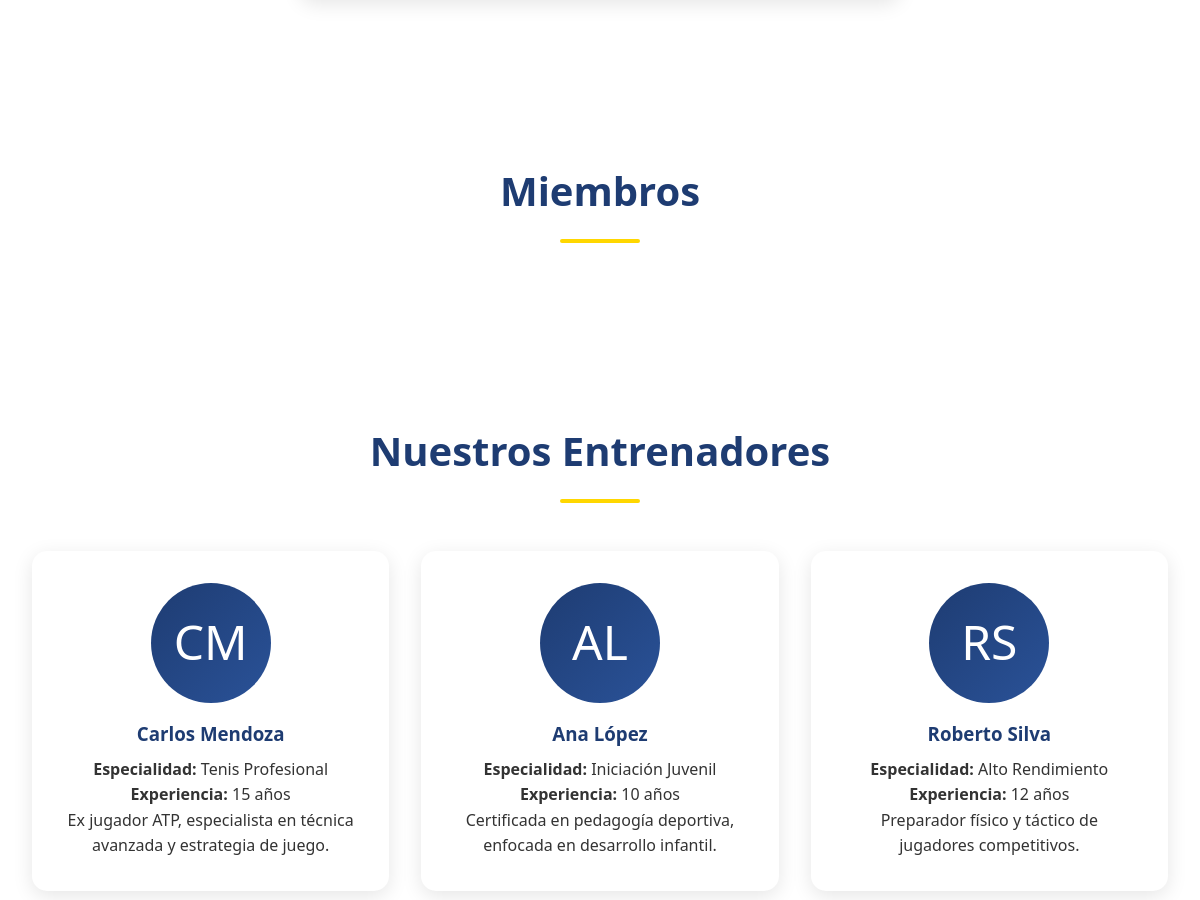
Page /members/ (middle part) on the earlier database version.
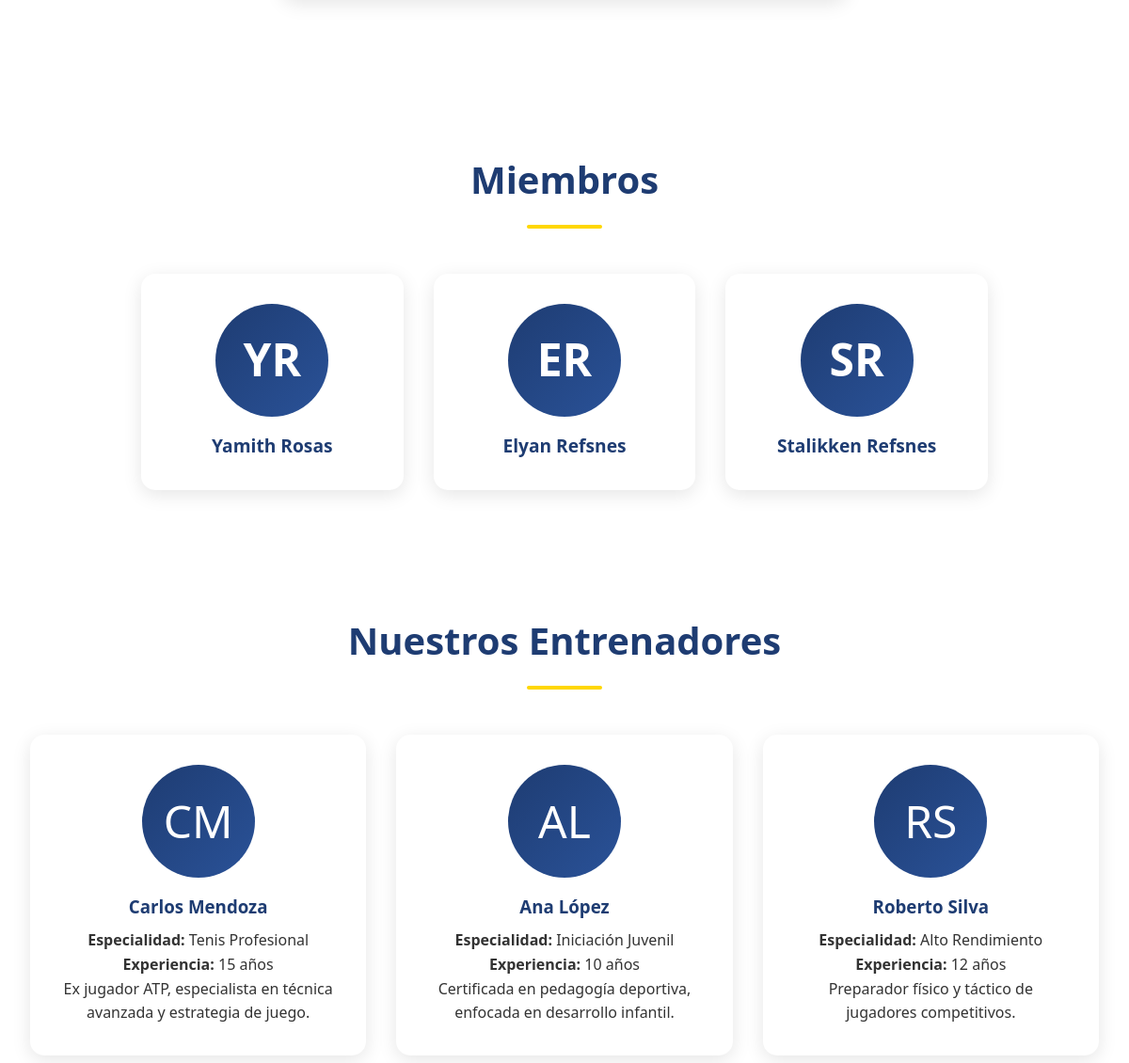
Same page on the later database version.
### members/models.py (models this page shows, shortened)
class Member(models.Model):
  firstname = models.CharField(max_length=255)
  lastname = models.CharField(max_length=255)
  phone = models.IntegerField(null = True)
  joined_date = models.DateField(null = True)
  pokemon_fav = models.CharField(max_length=25, null = True)
  gender = models.CharField(max_length=10, null = True)
  doc = models.CharField(max_length=15, null = True)

### members/views.py (the view)
# urls.py: path('members/', views.members, name='members'),
def members(request):
  mymembers = Member.objects.all().values()
  template = loader.get_template('all_members.html')
  context = {
    'mymembers': mymembers,
  }
  return HttpResponse(template.render(context, request))

### members/templates/all_members.html (shortened to what this page needs)
{% extends "master.html" %}
{% block content %}
<ul class="member-list">
    {% for x in mymembers %}
        <li class="member-item">
            <div class="member-icon">
                {{ x.firstname|first|upper }}{{ x.lastname|first|upper }}
            </div>
            <a class="member-link" href="details/{{ x.id }}">
                {{ x.firstname }} {{ x.lastname }}
            </a>
        </li>
    {% endfor %}
</ul>
{% endblock %}

### members/templates/master.html (shortened to what this page needs)
{% load static %}
<!DOCTYPE html>
<html lang="es">
<head>
    <link rel="stylesheet" href="{% static 'mystyles.css' %}">
</head>
<body>
    <section id="reservas">
    </section>
    <section id="miembros">
        <h2>Miembros</h2>
        <div class="members-grid">
            <div class="member-card">
                <div class="member-avatar">
                    {% block content %}
                    {% endblock %}
                </div>
            </div>
        </div>
    </section>
    <section id="entrenadores">
        <h2>Nuestros Entrenadores</h2>
        <div class="coaches-grid">
            <div class="coach-card">
                <div class="coach-avatar">CM</div>
                <h3>Carlos Mendoza</h3>
                <p><strong>Especialidad:</strong> Tenis Profesional</p>
                <p><strong>Experiencia:</strong> 15 años</p>
                <p>Ex jugador ATP, especialista en técnica avanzada y estrategia de juego.</p>
            </div>
            <div class="coach-card">
                <div class="coach-avatar">AL</div>
                <h3>Ana López</h3>
                <p><strong>Especialidad:</strong> Iniciación Juvenil</p>
                <p><strong>Experiencia:</strong> 10 años</p>
                <p>Certificada en pedagogía deportiva, enfocada en desarrollo infantil.</p>
            </div>
            <div class="coach-card">
                <div class="coach-avatar">RS</div>
                <h3>Roberto Silva</h3>
                <p><strong>Especialidad:</strong> Alto Rendimiento</p>
                <p><strong>Experiencia:</strong> 12 años</p>
                <p>Preparador físico y táctico de jugadores competitivos.</p>
            </div>
        </div>
    </section>
</body>
</html>

### members/static/mystyles.css (style rules this page uses)
* { margin: 0; padding: 0; box-sizing: border-box; }
body { font-family: 'Segoe UI', Tahoma, Geneva, Verdana, sans-serif; line-height: 1.6; color: #333; }
section { padding: 4rem 2rem; max-width: 1200px; margin: 0 auto; }
section h2 { text-align: center; font-size: 2.5rem; margin-bottom: 3rem; color: #1e3c72; position: relative; }
section h2::after { content: ''; display: block; width: 80px; height: 4px; background: #ffd700; margin: 1rem auto; border-radius: 2px; }
.coaches-grid { display: grid; grid-template-columns: repeat(auto-fit, minmax(280px, 1fr)); gap: 2rem; }
.coach-card { text-align: center; padding: 2rem; background: white; border-radius: 15px; box-shadow: 0 5px 20px rgba(0,0,0,0.1); transition: transform 0.3s; }
.coach-avatar { width: 120px; height: 120px; background: linear-gradient(135deg, #1e3c72, #2a5298); border-radius: 50%; margin: 0 auto 1rem; display: flex; align-items: center; justify-content: center; color: white; font-size: 3rem; }
.coach-card h3 { color: #1e3c72; margin-bottom: 0.5rem; }

### members/templates/all_members.html (style rules this page uses)
.member-list { list-style: none; padding: 0; margin: 0 auto; display: grid; grid-template-columns: repeat(auto-fit, minmax(250px, 1fr)); gap: 2rem; max-width: 900px; }
.member-item { background: white; padding: 2rem; border-radius: 15px; box-shadow: 0 5px 20px rgba(0,0,0,0.1); text-align: center; transition: transform 0.3s; }
.member-icon { width: 120px; height: 120px; background: linear-gradient(135deg, #1e3c72, #2a5298); border-radius: 50%; margin: 0 auto 1rem; display: flex; align-items: center; justify-content: center; font-size: 3rem; color: white; font-weight: bold; }
.member-link { text-decoration: none; color: #1e3c72; font-size: 1.2rem; font-weight: bold; }

Differences in the rows shown:
added Member: firstname|first "Y", lastname|first "R", firstname "Yamith", lastname "Rosas"
added Member: firstname|first "E", lastname|first "R", firstname "Elyan", lastname "Refsnes"
added Member: firstname|first "S", lastname|first "R", firstname "Stalikken", lastname "Refsnes"
